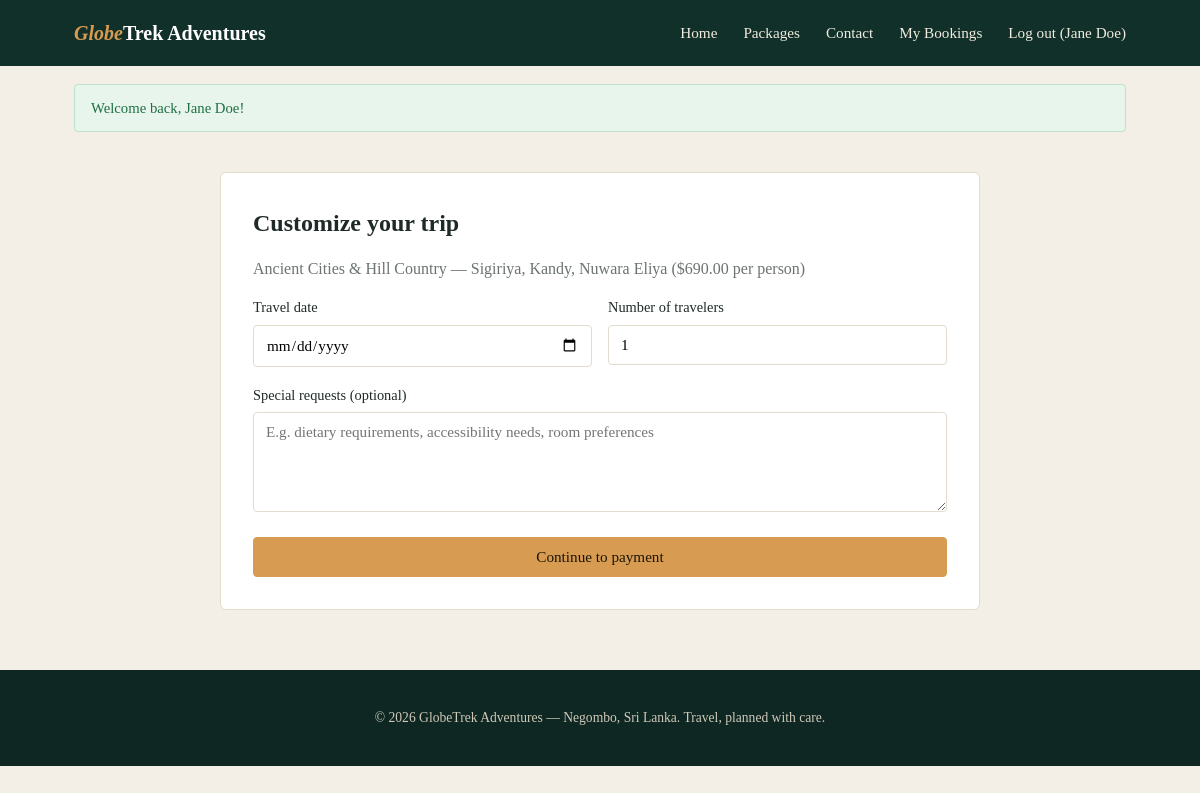
/book.php?id=1 (signed in), run on the app's committed database.
### tables this page shows
CREATE TABLE packages (
  package_id INT AUTO_INCREMENT PRIMARY KEY,
  title VARCHAR(150) NOT NULL,
  destination VARCHAR(150) NOT NULL,
  description TEXT,
  activities TEXT,
  price DECIMAL(10,2) NOT NULL,
  duration_days INT NOT NULL,
  duration_nights INT NOT NULL,
  image LONGBLOB NULL,
  image_type VARCHAR(50) NULL,
  created_by INT NULL,
  created_at TIMESTAMP DEFAULT CURRENT_TIMESTAMP,
  FOREIGN KEY (created_by) REFERENCES users(user_id) ON DELETE SET NULL
);

### models/Package.php (called while the page is built, shortened)
<?php
class Package {
    public static function getById($id) {
        $db = getDB();
        $stmt = $db->prepare(
            "SELECT package_id, title, destination, description, activities,
                    price, duration_days, duration_nights, created_at
             FROM packages WHERE package_id = ?"
        );
        $stmt->execute([$id]);
        return $stmt->fetch(PDO::FETCH_ASSOC);
    }
}

### includes/functions.php (called while the page is built, shortened)
<?php
function clean($value) {
    return htmlspecialchars(trim($value ?? ''), ENT_QUOTES, 'UTF-8');
}
function money($amount) {
    return '$' . number_format((float) $amount, 2);
}
function old($field, $default = '') {
    $value = $_SESSION['old'][$field] ?? $default;
    return clean($value);
}

### book.php (the view, shortened to what this page needs)
<?php
require_once __DIR__ . '/includes/functions.php';
require_once __DIR__ . '/models/Package.php';
$id = (int) ($_GET['id'] ?? 0);
$pkg = Package::getById($id);
require_once __DIR__ . '/includes/header.php';
?>
<div class="container">
  <div class="form-card wide">
    <h2>Customize your trip</h2>
    <p class="text-muted"><?php echo clean($pkg['title']); ?> — <?php echo clean($pkg['destination']); ?> (<?php echo money($pkg['price']); ?> per person)</p>
    <form id="bookingForm" method="POST" action="<?php echo BASE_URL; ?>/book.php?id=<?php echo $id; ?>" novalidate>
      <div class="form-row">
        <div class="form-group">
          <label for="travel_date">Travel date</label>
          <input type="date" id="travel_date" name="travel_date" min="<?php echo date('Y-m-d'); ?>" value="<?php echo old('travel_date'); ?>">
        </div>
        <div class="form-group">
          <label for="travelers">Number of travelers</label>
          <input type="number" id="travelers" name="travelers" min="1" max="20" value="<?php echo old('travelers', 1); ?>">
        </div>
      </div>
      <div class="form-group">
        <label for="special_requests">Special requests (optional)</label>
        <textarea id="special_requests" name="special_requests" placeholder="E.g. dietary requirements, accessibility needs, room preferences"><?php echo old('special_requests'); ?></textarea>
      </div>
      <button type="submit" class="btn btn-primary btn-block">Continue to payment</button>
    </form>
  </div>
</div>
<?php
require_once __DIR__ . '/includes/footer.php';
?>

### assets/css/style.css (style rules this page uses)
:root { --dark: #12302a; --dark-2: #0e2723; --gold: #d79b52; --gold-dark: #b97f3a; --cream: #f4efe6; --text-dark: #1f2a28; --text-muted: #6b7370; --border: #e2dccd; --danger: #b3261e; --danger-bg: #fbe9e7; --success: #1f6f43; --success-bg: #e7f5ec; font-size: 16px; }
* { box-sizing: border-box; }
body { margin: 0; font-family: Georgia, 'Times New Roman', serif; color: var(--text-dark); background: var(--cream); line-height: 1.5; }
h1, h2, h3, h4 { font-family: Georgia, 'Times New Roman', serif; margin: 0 0 .5rem; }
.container { max-width: 1100px; margin: 0 auto; padding: 0 24px; }
.btn { display: inline-block; padding: 10px 20px; border-radius: 4px; border: 1px solid transparent; font-family: Georgia, serif; font-size: .95rem; cursor: pointer; }
.btn-primary { background: var(--gold); color: #1c1508; border-color: var(--gold); }
.btn-block { display: block; width: 100%; text-align: center; }
.form-card { background: #fff; border: 1px solid var(--border); border-radius: 6px; padding: 32px; max-width: 520px; margin: 40px auto; }
.form-card.wide { max-width: 760px; }
.form-group { margin-bottom: 18px; }
label { display: block; font-size: .9rem; margin-bottom: 6px; color: var(--text-dark); }
input[type=text], input[type=email], input[type=password], input[type=number], input[type=date], input[type=tel], input[type=file], select, textarea { width: 100%; padding: 10px 12px; border: 1px solid var(--border); border-radius: 4px; font-family: inherit; font-size: .95rem; background: #fff; }
textarea { resize: vertical; min-height: 100px; }
.form-row { display: flex; gap: 16px; }
.form-row .form-group { flex: 1; }
.text-muted { color: var(--text-muted); }

### data on the page
packages: title "Ancient Cities & Hill Country", destination "Sigiriya, Kandy, Nuwara Eliya", price "$690.00"

### other printed values
$_SESSION['name'] "Jane Doe"
$flash['message'] "Welcome back, Jane Doe!"
